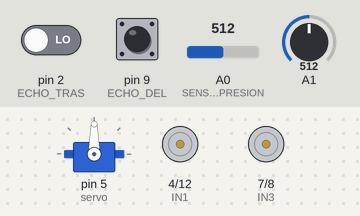
The sketch below on a simulated Arduino Uno, built with avr-gcc and run on an emulated ATmega328P. Shown: servo, motor-driver pin pairs drawn as motors (green arrow = first pin HIGH = forward, orange = second pin HIGH = backward, longer = more drive, scaled by the enable pin). Inputs (shaded band) come from the test bench; at power-on: A1 = 512, pin 9 (ECHO_DEL) LOW, A0 (SENSOR_PRESION) = 512, pin 2 (ECHO_TRAS) LOW.

Above: at 2.7 s.
2.8 s: A1 set to 986
5.5 s: A1 set to 1017
At 6.5 s:
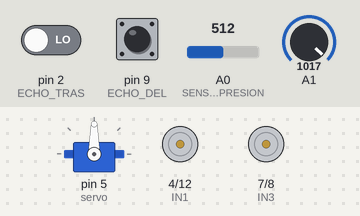
7.0 s: pin 9 (ECHO_DEL) pulsed HIGH 5 times (0.12 s each, 0.3 s apart)
At 8.9 s:
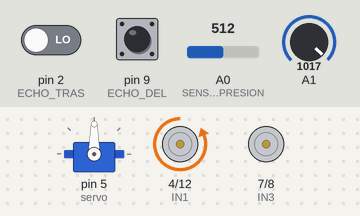
10.8 s: A0 (SENSOR_PRESION) set to 985
12.3 s: A0 (SENSOR_PRESION) set to 1010
At 12.9 s:
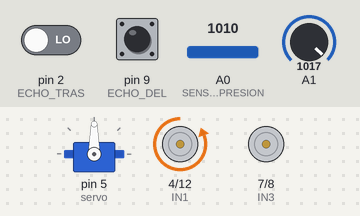
13.8 s: A0 (SENSOR_PRESION) set to 990
At 16.3 s:
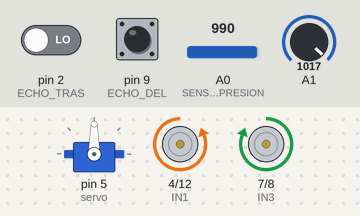
Timing chart, 0 to 17.8 s (numbered marks = the images above; inputs shaded):
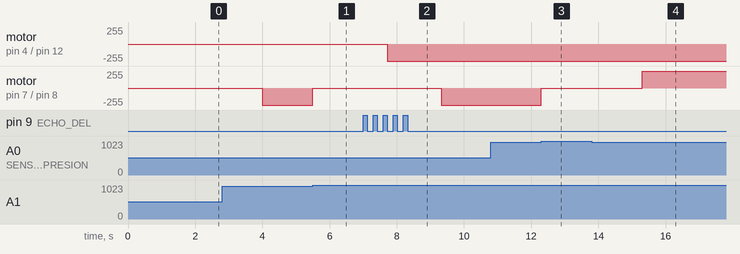

The sketch:

programa_robot.ino
```cpp
//////////////////////////
// Library Includes
/////////////////////////
#include <Servo.h>
#include <SoftwareSerial.h>

/////////////////////////////////////////////////////////////////////////////////////////
// Constants - Define pins
/////////////////////////////////////////////////////////////////////////////////////////
// Definición de pines
#define IN1 4     // Input3 conectada al pin 4
#define IN2 12    // Input4 conectada al pin 12
#define ENA  3    // ENA conectada al pin 3 de Arduino

#define IN3 7     // Input3 conectada al pin 7
#define IN4 8     // Input4 conectada al pin 8
#define ENB 6     // ENB conectada al pin 6 de Arduino

#define TRIG_DEL 11    // Trigger a wave     - Output Pin
#define ECHO_DEL 9     // Receive a echo     - Input Pin

#define TRIG_TRAS 10   // Trigger a wave    - Output Pin
#define ECHO_TRAS 2    // Receive a echo     - Input Pin

#define FOTO_IZQ 13    // Fotorreceptores
#define FOTO_DER 0

// ¿Este pin no es el mismo que el del fotorreceptor derecho? [jaBote]
#define SENSOR_PRESION 0   // Pin del sensor de presión -> Entrada analógica

// Definición de constantes
#define DIR_DEL 0
#define DIR_TRAS 1

#define DIR_UP 0
#define DIR_DOWN 1

#define ANGULO_MIN 55      // Límite aceptable en torno a 70-75 (con peso)
#define ANGULO_MAX 135     // Límite aceptable en torno a 110-120 (con peso)

const int dist_cajas = 5;  // Distancia mínima para poder coger la caja con el toro. Pendiente de ajuste

/////////////////////////////////////////////////////////////////////////////////////////
// Global Variables and Objects
/////////////////////////////////////////////////////////////////////////////////////////
Servo servo;  // create servo object to control a servo

long obstaculo = 20;    // Distancia mínima a obstáculo para comenzar a frenar (cm). Pendiente de ajuste.
int variacion = 10;     // Grados de corrección del servo cuando se sale de la línea (º). Rendiente de ajuste
int servo_pos;          // Posición del servo. Se inicializa en el programa a 90º
int flag;               // Flag de posicionamiento en el bucle. Se inicializa en el programa a 1

/////////////////////////////////////////////////////////////////////////////////////////
// Function Headers
////////////////////////////////////////////////////////////////////////////////////////
void traccion(int velocidad, int sentido, int tiempo);
void carretilla(int velocidad, int sentido, int tiempo);
void direccion(int posicion, int tiempo);
void redirecciona();
int dist_del();
int dist_tras();
int pesoCaja();

////////////////////////////////////////////////////////////////////////////////////////
///////////////////////////////////////////////////////////////////////////////////////
void setup() {
	// Iniciar el protocolo de comunicación a PC para debugear
	Serial.begin(9600);

	pinMode (ENB, OUTPUT);
	pinMode (IN3, OUTPUT);
	pinMode (IN4, OUTPUT);

	pinMode (ENA, OUTPUT);
	pinMode (IN1, OUTPUT);
	pinMode (IN2, OUTPUT);

	servo.attach(5); //Pin 5 para el PWM del servomotor

	pinMode(TRIG_DEL, OUTPUT); /*activación del trigDistancia como salida: para el pulso ultrasónico*/
	pinMode(ECHO_DEL, INPUT); /*activación del ecoDistancia como entrada: tiempo del rebote del ultrasonido*/
	pinMode(TRIG_TRAS, OUTPUT); /*activación del trigDistancia como salida: para el pulso ultrasónico*/
	pinMode(ECHO_TRAS, INPUT); /*activación del ecoDistancia como entrada: tiempo del rebote del ultrasonido*/

	pinMode(FOTO_IZQ,INPUT);
	pinMode (FOTO_DER,INPUT);

	delay(1500); // Esperamos para que se estabilice el circuito y arrancar el código
}

void loop(){
	// CICLO 1
	//----------------------------------------------------
	// Inicialización para cada ciclo
	servo_pos = 90;
	// ¿Necesitamos inicializar la carretilla a alguna posición para evitar problemas más tarde? [jaBote]
	flag = 1;

	// Pasos a seguir:
	// 1. Estamos en el punto 1
	delay(500);

	// 2. Motor a 90º
	direccion(90, 0); // Ponemos las ruedas a 90º

	// 3.Seguidor de linea 1

	// Arrancar el motor si no hay obstáculos
	if(dist_del() > obstaculo) { // mientras que la distancia sea menor que obstaculo
		traccion(255, DIR_DEL, 0);
		delay(2000);
	}

	// Seguir línea
	while(dist_del() > obstaculo) { // mientras que la distancia sea menor que obstaculo
		traccion(210, DIR_DEL, 0);
		if (digitalRead(FOTO_IZQ) == 0) { // 1 es negro y 0 es blanco.
			servo_pos -= variacion;
		}
		else if (digitalRead(FOTO_DER) == 0) { //
			servo_pos += variacion;
		}
		else if (digitalRead(FOTO_IZQ) == digitalRead(FOTO_DER) == 1) {
			// Si el robot está sobre negro restaurar la posición a 90
			servo_pos = 90;
		}

		servo.write(servo_pos);
		delay(1500); // ¿Este delay puede ser el responsable de hacernos chocar contra los obstáculos? ¿Reducir? [jaBote]
		// delay(100); // Esto estaba aquí. Yo lo dejo...
	}
	traccion(0, DIR_DEL, 0); // Frenar

	// Desde aquí nada ha sido probado, solo restructurado [jaBote]
	// Los while de adelante son muy optimizables y la variable flag prescindible
	// pero paso de optimizarlos hasta comprobar que funcionan. [jaBote]


	// Detectamos cajas (Punto A)  //hasta aquí esta hecho
	// 4.Pala en posición A1 (verde)
	while(flag == 1) {
		int sensorValue = analogRead(A1);
		if (sensorValue < 1000) { // Estamos en el punto A?
				carretilla(255, DIR_UP, 0); // No, sígue subiendo. velocidad sentido(0sube) tiempo
			}
		else {
			carretilla(0, 0, 0); //Sí, la para. Pasa
			flag = 2; // Cambiamos el valor de "flag" para que salga del bucle
			delay(2000);
		}
	}

	// 5.Avanzamos lo suficiente para poder subir la caja, distancia x
	direccion(90,0);   // ponemos las ruedas rectas (90º)
	while(dist_del() > dist_cajas) { // mientras que la distancia sea menor que distancia de cajas
		traccion(255, DIR_DEL, 0);
	}
	// 6. Subimos la caja hasta la posición A0 (lila)
	while(flag == 2) {
		int sensorValue = analogRead(A0);
		if (sensorValue<1000) { //Estamos en el punto A0?
				carretilla(255, DIR_UP, 0); //No, sígue subiendo. velocidad sentido(0sube) tiempo
		}
		else {
			carretilla(0, 0, 0); //Sí, la para. Pasa
			flag = 3; //Cambiamos el valor de "flag" para que salga del bucle
			delay(2000);
		}
	}

	// 7.Sensor de presión detecta que hay caja, continuamos.

	// 8.Retrocedemos hasta que el ultrasonido trasero detecta obstáculo

	direccion(90, 0);   //ponemos las ruedas rectas (90º)
	while(dist_tras() > obstaculo) { //mientras que la distancia sea menor que distancia cajas
		traccion(255, DIR_TRAS, 0);
	}

	// 9.=3.Seguimos linea 2 hasta detectar cajas con ultrasonido delantero(Punto B)
	// ---REPETIMOS CÓDIGO SEGUIDOR LINEA 1 ¿CREAR FUNCIÓN?

	// 10.=5.Avanzamos hasta distancia x
	// Bajamos hasta posición A3 (amarillo)
	while(flag == 3) {
		int sensorValue = analogRead(A0);
		if (sensorValue < 1000) { //Estamos en el punto A0?
			carretilla(255, DIR_DOWN, 0); //No, sígue baja. velocidad sentido(0sube) tiempo
		}
		else {
			carretilla(0, 0, 0); //Sí, la para. Pasa
			flag = 4;              //Cambiamos el valor de "flag" para que salga del bucle
			delay(2000);
		}
	}

	//11.=8.Marcha atrás hasta obstáculo
	//SE QUEDA EN LA POSICIÓN INICIAL
	// // // CICLO 2

	// // // Pasos a seguir:
	// // // Estamos en el punto 1
	// // // Motor a 90º
	// // // Seguidor de linea 1
	// // // Detectamos cajas (Punto A)
	// // // Pala en posición A2 (azul)

	// // // Avanzamos lo suficiente para poder subir la caja, distancia x
	// // // Subimos la caja hasta la posición A0 (lila)
	// // // Sensor de presión detecta que hay caja, continuamos.
	// // // Retrocedemos hasta que el ultrasonido trasero detecta obstáculo
	// // // Seguimos linea 2 hasta detectar cajas con ultrasonido delantero(Punto B)
	// // // Avanzamos hasta distancia x
	// // // Bajamos hasta posición A2 (azul)
	// // // Marcha atrás hasta obstáculo

	// // // CICLO 3

	// // // Pasos a seguir:
	// // // Estamos en el punto 1

	// // // Motor a 90º
	// // // Seguidor de linea 1
	// // // Detectamos cajas (Punto A)
	// // // Pala en posición A3 (amarillo)

	// // // Avanzamos lo suficiente para poder subir la caja, distancia x
	// // // Subimos la caja hasta la posición A0 (lila)
	// // // Sensor de presión detecta que hay caja, continuamos.
	// // // Retrocedemos hasta que el ultrasonido trasero detecta obstáculo
	// // // Seguimos linea 2 hasta detectar cajas con ultrasonido delantero(Punto B)
	// // // Avanzamos hasta distancia x
	// // // Bajamos hasta posición A1 (verde)
	// // // Marcha atrás hasta obstáculo
}

/////////////////////////
// RESTO DE FUNCIONES  //
/////////////////////////

/**
* Enciende (o apaga) el motor de tracción del robot
* @param velocidad: cantidad de tensión a enviar al motor [0,255]. 0 para parar.
* @param sentido: sentido de giro del motor (DIR_DEL adelante, DIR_TRAS atrás)
* @param tiempo: si es >0 se enciende el motor y se apaga tras este tiempo
**/
void traccion(int velocidad, int sentido, int tiempo) {
	if(sentido == DIR_TRAS) {
		//Preparamos la salida para que el motor gire en un sentido (hacia atrás)
		digitalWrite (IN1, HIGH);
		digitalWrite (IN2, LOW);
	}
	else { // DIR_DEL
		//Preparamos la salida para que el motor gire en el otro sentido
		digitalWrite (IN1, LOW);
		digitalWrite (IN2, HIGH);
	}

	// Aplicamos PWM al pin ENB
	analogWrite(ENA, velocidad);

	//Comprobar si hemos dado un valor de tiempo
	if(tiempo > 0) {
		delay(tiempo);
		analogWrite(ENA, 0);
	}
}

/**
* Enciende (o apaga) el motor de la carretilla elevadora del robot
* @param velocidad: cantidad de tensión a enviar al motor [0,255]. 0 para parar.
* @param sentido: sentido de giro del motor (DIR_UP arriba, DIR_DOWN abajo)
* @param tiempo: si es >0 se enciende el motor y se apaga tras este tiempo
**/
void carretilla(int velocidad, int sentido, int tiempo) {
	if(sentido == DIR_DOWN) {
		//Preparamos la salida para que el motor gire en un sentido
		digitalWrite (IN3, HIGH);
		digitalWrite (IN4, LOW);
	}
	else {
		//Preparamos la salida para que el motor gire en el otro sentido
		digitalWrite (IN3, LOW);
		digitalWrite (IN4, HIGH);
	}

	// Aplicamos PWM al pin ENB, haciendo girar el motor
	analogWrite(ENB, velocidad);

	//Comprobar si hemos dado un valor de tiempo
	if(tiempo > 0) {
		delay(tiempo);
		analogWrite(ENB, 0);
	}
}

/**
* Posiciona el servo de posición en el ángulo especificado.
* Limita el ángulo del servo entr ANGULO_MIN y ANGULO_MAX.
* @param posicion: ángulo en que posicionar el servo
* @param tiempo: si es >0 se enciende el motor y se apaga tras este tiempo
**/
void direccion(int posicion, int tiempo){

        //Limitar la posición al ANGULO_MIN fijado
     	if (posicion < ANGULO_MIN) {
		posicion = ANGULO_MIN;
	}

        //Limitar la posición al ANGULO_MAX fijado
     	if (posicion > ANGULO_MAX) {
		posicion = ANGULO_MAX;
	}

	// Comprobar si el valor de la posicion dada está entre ANGULO_MIN y ANGULO_MAX
	if((posicion >= ANGULO_MIN) && (posicion <= ANGULO_MAX)) {
		servo.write(posicion);
	}

	//Comprobar si hemos dado un valor de tiempo
	if(tiempo > 0) {
		delay(tiempo);
	}
}

/**
* Mide y obtiene un valor entero en centímetros de la distancia del robot
* al obstáculo inmediatamente delante del mismo
* @return valor de la distancia
**/
int dist_del() {
	long tiempo;

	digitalWrite(TRIG_DEL, LOW); // Por estabilización del sensor
	delayMicroseconds(5);
	digitalWrite(TRIG_DEL, HIGH); // Envío del pulso ultrasónico
	delayMicroseconds(10);
	tiempo = pulseIn(ECHO_DEL, HIGH); /* Función para medir la longitud del pulso entrante.
	                                      Mide el tiempo que transcurrido entre el envío
	                                      del pulso ultrasónico y cuando el sensor recibe el rebote */
	return int(0.017 * tiempo); // Fórmula para calcular la distancia obteniendo un valor entero
}

/**
* Mide y obtiene un valor entero en centímetros de la distancia del robot
* al obstáculo inmediatamente detrás del mismo
* @return valor de la distancia
**/
int dist_tras() {
	long tiempo;

	digitalWrite(TRIG_TRAS,LOW); // Por estabilización del sensor
	delayMicroseconds(5);
	digitalWrite(TRIG_TRAS, HIGH); // Envío del pulso ultrasónico
	delayMicroseconds(10);
	tiempo = pulseIn(ECHO_TRAS, HIGH); /* Función para medir la longitud del pulso entrante.
	                                        Mide el tiempo que transcurrido entre el envío
	                                        del pulso ultrasónico y cuando el sensor recibe el rebote */
	return int(0.017 * tiempo); // Fórmula para calcular la distancia obteniendo un valor entero
}

/**
* Intenta redireccionar al robot para hacer que vuelva a la línea seguida
* ¿Sin usar?
**/
void redirecciona() {
	while(digitalRead(FOTO_IZQ) == 0) { // 1 es negro 0 es blanco
		servo_pos = (servo_pos - variacion); //mirar signo
		servo.write(servo_pos);
		delay(1500); // tiempo para que vuelva al carril
	}

	while(digitalRead(FOTO_DER) == 0) {
		servo_pos = (servo_pos+variacion);
		servo.write(servo_pos);
		delay(1500);
	}
}

/**
* Devuelve un entero comprendido entre 0-255 según el peso detectado
* por la entrada analógica que detecta entre 0 y 1023
* @return el valor del peso reescalado
**/
int pesoCaja(){
   int peso, pesoRedimensionado;

   //Devolvemos el valor comprendido entre 0-1023
   peso = analogRead(SENSOR_PRESION);

   //Si queremos redimensioanr los valores entre 0 y 255
   pesoRedimensionado = map(peso, 0, 1023, 0, 255);

 return pesoRedimensionado;
}
```

Measured:
- after the input at 5.5 s, motor on pin 7 (IN3) / pin 8 (IN4): backward 255/255 → stopped at once
- after the input at 7.0 s, motor on pin 4 (IN1) / pin 12 (IN2): stopped → backward 255/255 after 0.72 s; motor on pin 7 (IN3) / pin 8 (IN4): stopped → backward 255/255 after 2.3 s instead of 1.5 s
- after the input at 10.8 s, every drawn part: stays the same
- after the input at 12.3 s, motor on pin 7 (IN3) / pin 8 (IN4): backward 255/255 → stopped at once
- after the input at 13.8 s, motor on pin 7 (IN3) / pin 8 (IN4): stopped → forward 255/255 after 1.5 s
